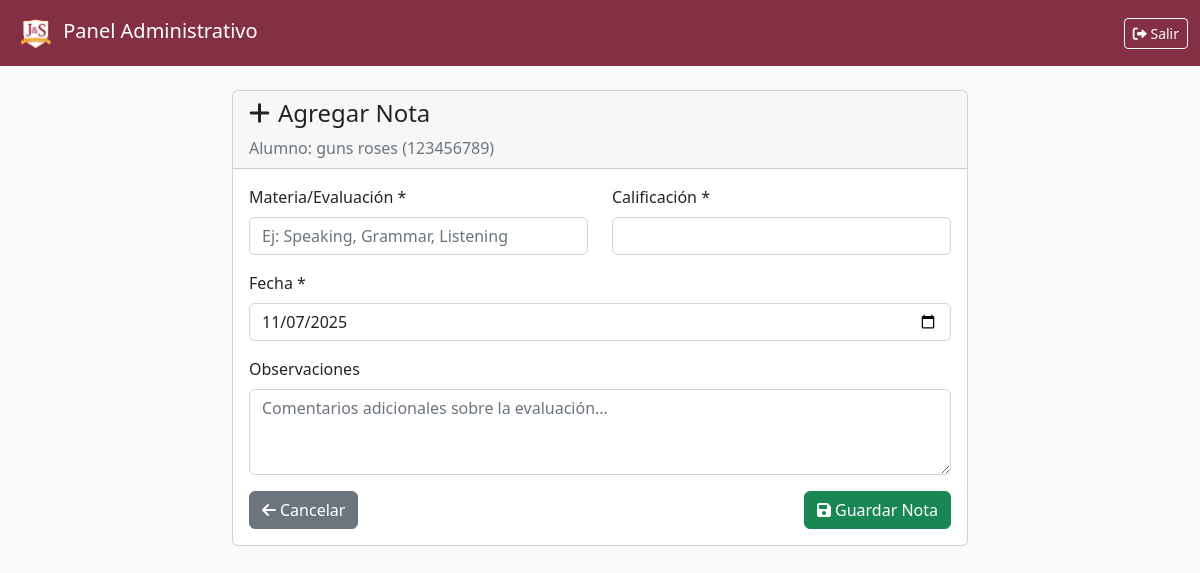
Page /agregar-nota/1/ (signed in) on the committed database.
### agency/models.py (models this page shows, shortened)
class Alumno(models.Model):
    user = models.OneToOneField(User, on_delete=models.CASCADE)
    dni = models.CharField(max_length=20, unique=True)
    telefono = models.CharField(max_length=20, blank=True)
    curso = models.ForeignKey(Curso, on_delete=models.SET_NULL, null=True, blank=True)
    fecha_registro = models.DateTimeField(auto_now_add=True)

### agency/views.py (the view, shortened to what this page needs)
# urls.py: path('agregar-nota/<int:alumno_id>/', views.agregar_nota, name='agregar_nota'),
@login_required
@user_passes_test(is_admin)
def agregar_nota(request, alumno_id):
    alumno = get_object_or_404(Alumno, id=alumno_id)
    return render(request, 'agency/agregar_nota.html', {'alumno': alumno})

### agency/views.py (called while the page is built)
def is_admin(user):
    return user.is_staff

### agency/templates/agency/agregar_nota.html (shortened to what this page needs)
{% load static %}
<!DOCTYPE html>
<html lang="es">
<head>
    <link href="https://cdn.jsdelivr.net/npm/bootstrap@5.2.3/dist/css/bootstrap.min.css" rel="stylesheet">
    <link href="https://cdnjs.cloudflare.com/ajax/libs/font-awesome/6.0.0/css/all.min.css" rel="stylesheet">
</head>
<body style="background-color: #f8f9fa;">
    <nav class="navbar navbar-expand-lg navbar-dark" style="background-color: #843044;">
        <div class="container-fluid">
            <a class="navbar-brand" href="{% url 'admin_dashboard' %}">
                <img src="{% static 'agency/assets/img/navbar-jys.png' %}" alt="JyS" style="height: 40px;">
                Panel Administrativo
            </a>
            <div class="navbar-nav ms-auto">
                <a class="btn btn-outline-light btn-sm" href="{% url 'logout' %}">
                    <i class="fas fa-sign-out-alt"></i> Salir
                </a>
            </div>
        </div>
    </nav>
    <div class="container mt-4">
        <div class="row justify-content-center">
            <div class="col-md-8">
                <div class="card">
                    <div class="card-header">
                        <h4><i class="fas fa-plus me-2"></i>Agregar Nota</h4>
                        <p class="mb-0 text-muted">Alumno: {{ alumno.user.first_name }} {{ alumno.user.last_name }} ({{ alumno.dni }})</p>
                    </div>
                    <div class="card-body">
                        <form method="post">
                            <div class="row">
                                <div class="col-md-6 mb-3">
                                    <label for="materia" class="form-label">Materia/Evaluación *</label>
                                    <input type="text" class="form-control" id="materia" name="materia" required placeholder="Ej: Speaking, Grammar, Listening">
                                </div>
                                <div class="col-md-6 mb-3">
                                    <label for="calificacion" class="form-label">Calificación *</label>
                                    <input type="number" class="form-control" id="calificacion" name="calificacion" step="0.01" min="0" max="10" required>
                                </div>
                            </div>
                            <div class="mb-3">
                                <label for="fecha" class="form-label">Fecha *</label>
                                <input type="date" class="form-control" id="fecha" name="fecha" required value="{% now 'Y-m-d' %}">
                            </div>
                            <div class="mb-3">
                                <label for="observaciones" class="form-label">Observaciones</label>
                                <textarea class="form-control" id="observaciones" name="observaciones" rows="3" placeholder="Comentarios adicionales sobre la evaluación..."></textarea>
                            </div>
                            <div class="d-flex justify-content-between">
                                <a href="{% url 'gestionar_alumno' alumno.id %}" class="btn btn-secondary">
                                    <i class="fas fa-arrow-left me-1"></i>Cancelar
                                </a>
                                <button type="submit" class="btn btn-success">
                                    <i class="fas fa-save me-1"></i>Guardar Nota
                                </button>
                            </div>
                        </form>
                    </div>
                </div>
            </div>
        </div>
    </div>
</body>
</html>

### rows in the picture
Alumno: user.first_name "guns", user.last_name "roses", dni "123456789"
